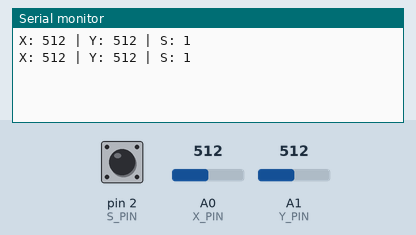
The sketch below on a simulated Arduino Uno, built with avr-gcc and run on an emulated ATmega328P. On the bench: the last lines printed to the serial monitor. The inputs (shaded band) are chosen by the test bench; at power-on: A0 (X_PIN) = 512, A1 (Y_PIN) = 512, pin 2 (S_PIN) HIGH.

Above: at 1.3 s.
1.4 s: A0 (X_PIN) set to 716
At 1.9 s:
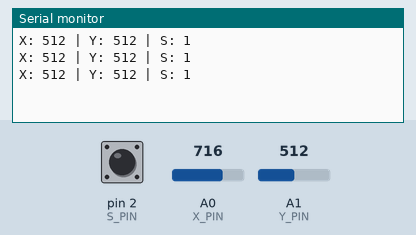
2.9 s: A1 (Y_PIN) set to 716
At 3.4 s:
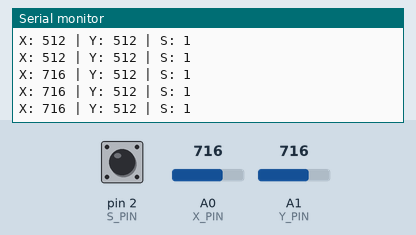
4.4 s: pin 2 (S_PIN) pulled LOW for 0.6 s
At 5.4 s:
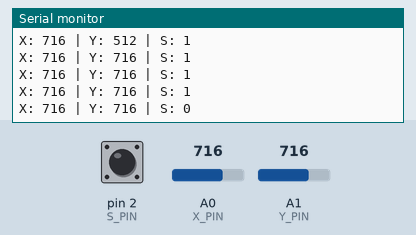
6.5 s: A0 (X_PIN) set to 900
At 6.9 s:
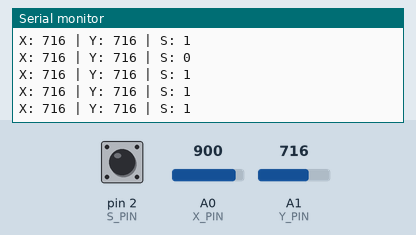
8.0 s: pin 2 (S_PIN) pulled LOW for 1 s
At 8.9 s:
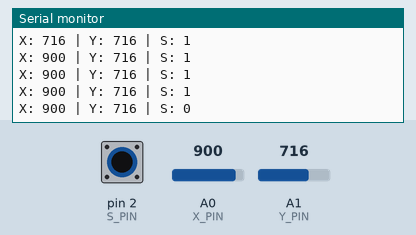
10.5 s: A1 (Y_PIN) set to 900
At 10.9 s:
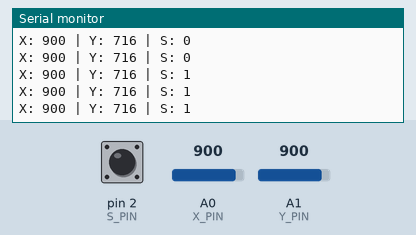
Timing chart, 0 to 13.0 s (numbered marks = the images above; inputs shaded):
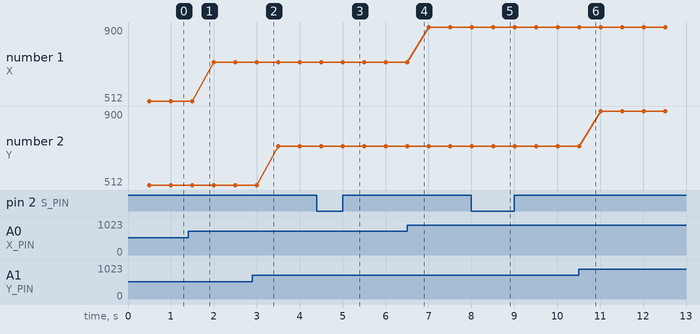

The sketch:

JoystickDemo.ino
```cpp
const int X_PIN = A0;
const int Y_PIN = A1;
const int S_PIN = 2;
int xVal;
int yVal;
int sVal;

void setup() {
  Serial.begin(9600);
  pinMode(X_PIN, INPUT_PULLUP);
  pinMode(Y_PIN, INPUT_PULLUP);
  pinMode(S_PIN, INPUT_PULLUP);
  digitalWrite(S_PIN, HIGH);
}

void loop() {
  xVal = analogRead(X_PIN);
  yVal = analogRead(Y_PIN);
  sVal = digitalRead(S_PIN);
  delay(500);

  Serial.print("X: ");
  Serial.print(xVal);
  Serial.print(" | ");
  Serial.print("Y: ");
  Serial.print(yVal);
  Serial.print(" | ");
  Serial.print("S: ");
  Serial.println(sVal);
}
```

Measured:
- after the input at 4.4 s, the serial monitor: prints a new line after 0.61 s (image 3)
- after the input at 8.0 s, the serial monitor: prints a new line after 0.51 s (image 5)
- plotted number 1: 512 → 716 after the input at 1.4 s, 716 → 900 after the input at 6.5 s
